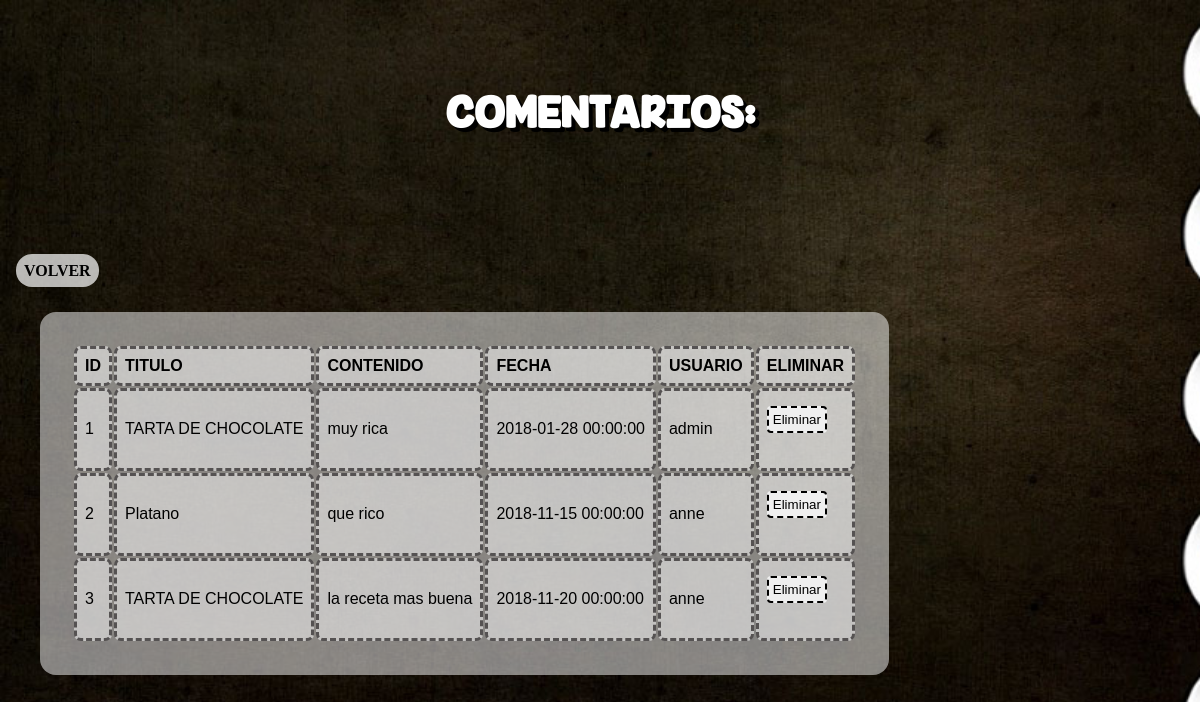
The app's page /comentarios.php, older data.
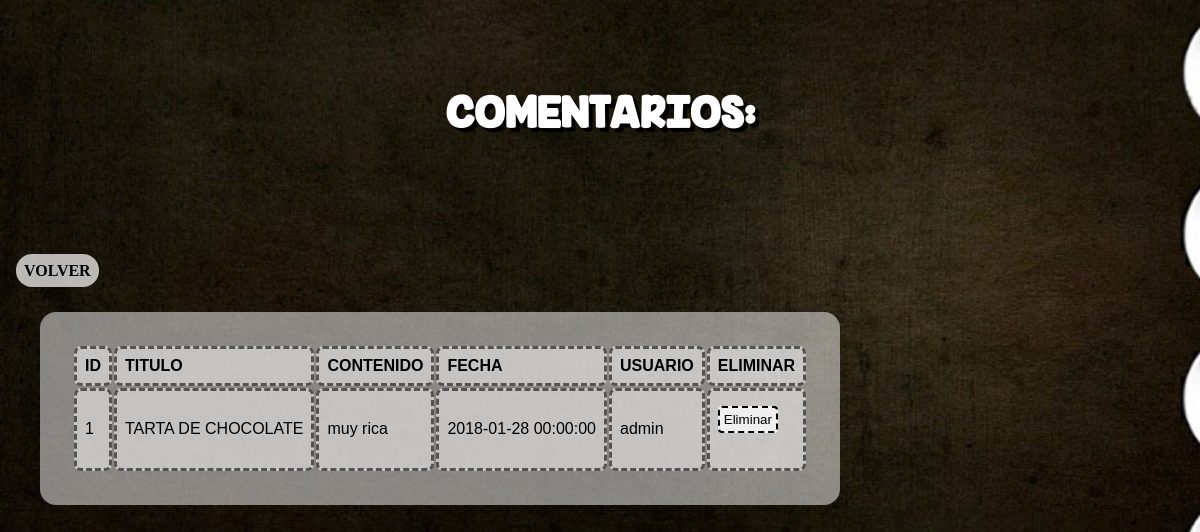
The same page, newer data.
### tables this page shows
CREATE TABLE `comentario` (
  `numero_comentario` bigint(20) UNSIGNED NOT NULL,
  `titulo_entrada` varchar(30) NOT NULL,
  `contenido` text NOT NULL,
  `fecha` datetime NOT NULL DEFAULT CURRENT_TIMESTAMP,
  `usuario_comentario` varchar(30) NOT NULL
);

### comentarios.php (the view, shortened to what this page needs)
<?php
include 'conexion.php';
try {
$sentencia=$db->prepare("SELECT * FROM comentario");
$sentencia->execute();
echo "<h1>COMENTARIOS:</h1>";
$table = "<table cellpadding='10'>\n";
$table.="<tr>
<th>ID</th>
<th>TITULO</th>
<th>CONTENIDO</th>
<th>FECHA</th>
<th>USUARIO</th>
<th>ELIMINAR</th></tr>";
foreach($sentencia as $comentario){
	$table.="<tr>
	<td>".$comentario['numero_comentario']."</td>
	<td>".$comentario['titulo_entrada']."</td>
	<td>".$comentario['contenido']."</td>
	<td>".$comentario['fecha']."</td>
	<td>".$comentario['usuario_comentario']."</td>
	<td><form action='' method='post' onsubmit='confirmarBorrarComentario()'> \n
	<input type='hidden' name='numero_comentario' value='".$comentario['numero_comentario']."'>
	<input type='submit' value='Eliminar'>
	</form></td>
	</tr> \n";
}
$table.="</table>\n";
} catch(PDOException $e) {
  echo 'Error: ' . $e->getMessage();
}
?>
<!DOCTYPE html>
<html lang="en">
<head>
	<link rel='stylesheet' href='CSS/estilo.css'>
</head>
<body>
<?php
echo "<br><a class='avolver' href='index.php'> Volver </a>"	;
echo $table;
?>
</body>
</html>

### CSS/estilo.css (style rules this page uses)
body { background-image: url(../img/fondo2.jpg); background-size: cover; color: black; font-family: arial; }
h1 { padding: 2em; color: white; font-family: "header"; font-size: 2.5em; text-shadow: 4px 4px black; display: flex; justify-content: center; }
input { border-radius: 0.3em; padding: 0.3em; margin-top: 7px; margin-bottom: 11px; border: 2px dashed black; }
a { text-decoration: none; color: black; padding: 0.5em; }
.avolver { text-decoration: none; padding: 0.5em; color: black; background: rgb(255, 255, 255,0.7); border-radius:1em; font-family: chilanka; margin: 0.5em; font-weight: bold; text-transform: uppercase; }
table { background: rgb(255, 255, 255,0.5); border-radius: 1em; margin: 2em; padding: 2em; text-align: left; }
td,th { padding: 0.5em; background: rgb(255, 255, 255,0.5); border:3px dashed rgb(85, 82, 82); border-radius: 7px; }

Row changes from the older to the newer data that the page shows:
removed comentario: numero_comentario "2", titulo_entrada "Platano", contenido "que rico", fecha "2018-11-15 00:00:00", usuario_comentario "anne"
removed comentario: numero_comentario "3", titulo_entrada "TARTA DE CHOCOLATE", contenido "la receta mas buena", fecha "2018-11-20 00:00:00", usuario_comentario "anne"
